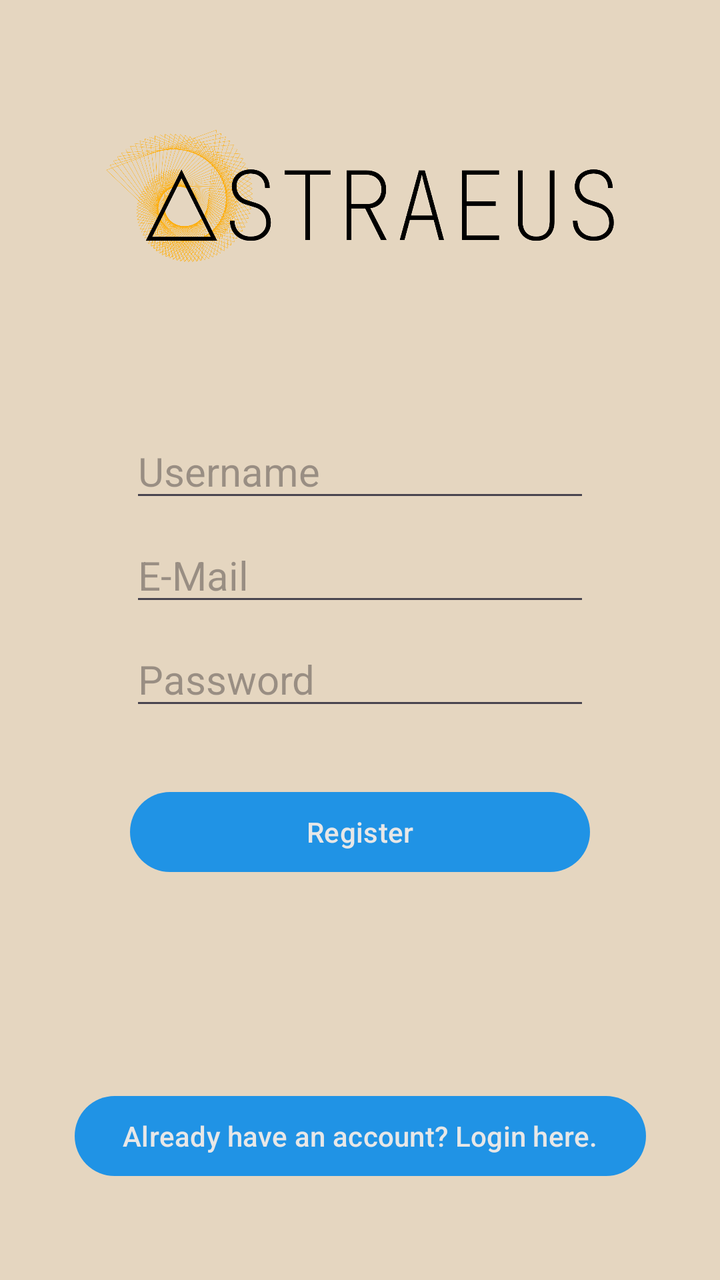
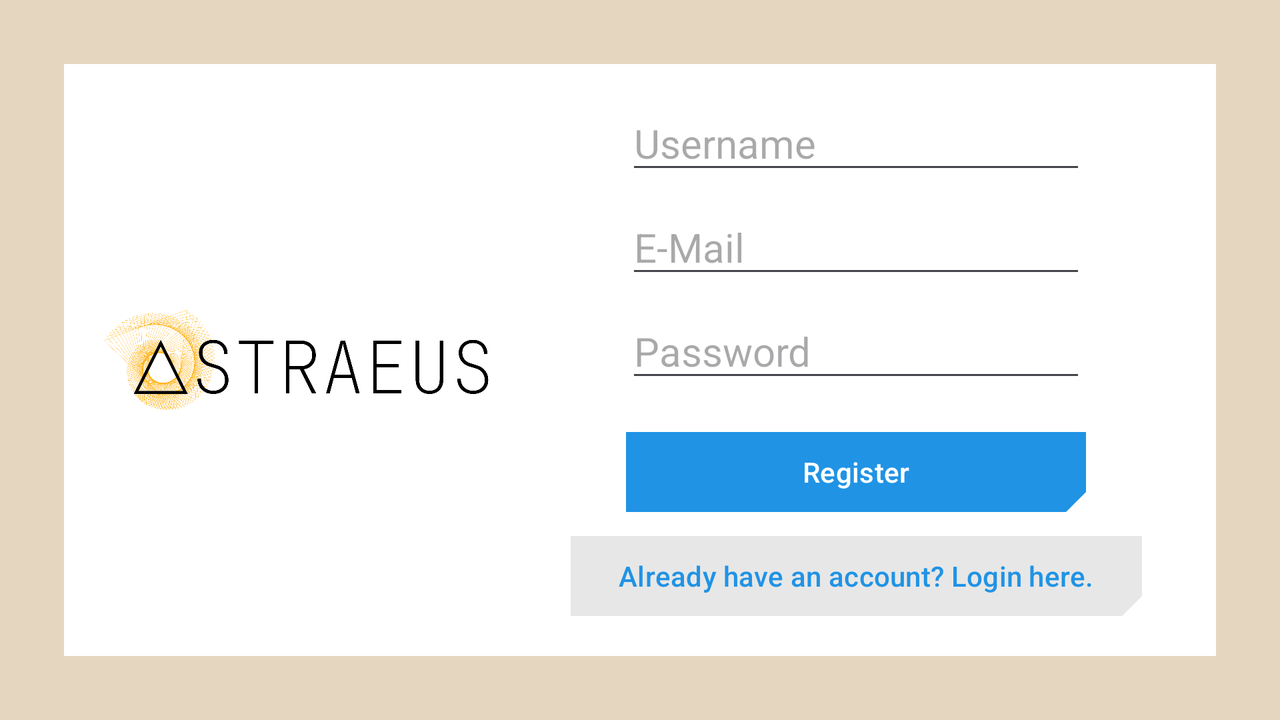

First picture: res/layout/ on a phone held upright. Second picture: the repository's own variant of that layout, on a device whose configuration matches the variant's folder. Source for both follows.
<!-- AndroidManifest.xml: application theme Base.Theme.Astraeus -->
<!-- res/layout/activity_register.xml -->
<?xml version="1.0" encoding="utf-8"?>
<androidx.constraintlayout.widget.ConstraintLayout xmlns:android="http://schemas.android.com/apk/res/android"
    xmlns:app="http://schemas.android.com/apk/res-auto"
    xmlns:tools="http://schemas.android.com/tools"
    android:id="@+id/main"
    android:layout_width="match_parent"
    android:layout_height="match_parent"
    tools:context=".LoginActivity">

    <androidx.constraintlayout.widget.ConstraintLayout
        android:layout_width="match_parent"
        android:layout_height="match_parent"
        android:layout_marginStart="32dp"
        android:layout_marginTop="32dp"
        android:layout_marginEnd="32dp"
        android:layout_marginBottom="32dp"
        app:layout_constraintBottom_toBottomOf="parent"
        app:layout_constraintEnd_toEndOf="parent"
        app:layout_constraintStart_toStartOf="parent"
        app:layout_constraintTop_toTopOf="parent">

        <ImageView
            android:id="@+id/imageView3"
            android:layout_width="0dp"
            android:layout_height="100dp"
            android:layout_marginStart="16dp"
            android:layout_marginTop="16dp"
            android:layout_marginEnd="16dp"
            android:scaleType="fitCenter"
            app:layout_constraintEnd_toEndOf="parent"
            app:layout_constraintStart_toStartOf="parent"
            app:layout_constraintTop_toTopOf="parent"
            app:srcCompat="@drawable/logotipo_claro" />

        <EditText
            android:id="@+id/txtRegisterUser"
            android:layout_width="230dp"
            android:layout_height="wrap_content"
            android:layout_marginTop="64dp"
            android:ems="10"
            android:hint="@string/user"
            android:inputType="textEmailAddress"
            android:textSize="20sp"
            app:layout_constraintEnd_toEndOf="parent"
            app:layout_constraintStart_toStartOf="parent"
            app:layout_constraintTop_toBottomOf="@+id/imageView3" />

        <EditText
            android:id="@+id/txtRegisterEmail"
            android:layout_width="230dp"
            android:layout_height="wrap_content"
            android:layout_marginTop="8dp"
            android:ems="10"
            android:hint="@string/email"
            android:inputType="textEmailAddress"
            android:textSize="20sp"
            app:layout_constraintEnd_toEndOf="parent"
            app:layout_constraintStart_toStartOf="parent"
            app:layout_constraintTop_toBottomOf="@id/txtRegisterUser" />

        <EditText
            android:id="@+id/txtResgisterPassword"
            android:layout_width="230dp"
            android:layout_height="wrap_content"
            android:layout_marginTop="8dp"
            android:ems="10"
            android:hint="@string/password"
            android:inputType="textPassword"
            android:textSize="20sp"
            app:layout_constraintEnd_toEndOf="parent"
            app:layout_constraintStart_toStartOf="parent"
            app:layout_constraintTop_toBottomOf="@+id/txtRegisterEmail" />

        <Button
            android:id="@+id/btnRegister"
            android:layout_width="230dp"
            android:layout_height="wrap_content"
            android:layout_marginTop="32dp"
            android:onClick="doRegister"
            android:text="@string/register"
            app:layout_constraintEnd_toEndOf="parent"
            app:layout_constraintStart_toStartOf="parent"
            app:layout_constraintTop_toBottomOf="@+id/txtResgisterPassword" />

        <Button
            android:id="@+id/btnToLogin"
            android:layout_width="wrap_content"
            android:layout_height="wrap_content"
            android:layout_marginBottom="16dp"
            android:onClick="goToLogin"
            android:text="@string/btn_have_account"
            app:layout_constraintBottom_toBottomOf="parent"
            app:layout_constraintEnd_toEndOf="parent"
            app:layout_constraintStart_toStartOf="parent" />
    </androidx.constraintlayout.widget.ConstraintLayout>
</androidx.constraintlayout.widget.ConstraintLayout>
<!-- resources referenced by this layout -->
<resources>
  <!-- drawable logotipo_claro: png bitmap (drawable, 232973 bytes) -->
  <string name="btn_have_account">Already have an account? Login here.</string>
  <string name="email" translatable="false">E-Mail</string>
  <string name="password" translatable="false">Password</string>
  <string name="register">Register</string>
  <string name="user">Username</string>
  <style name="Base.Theme.Astraeus" parent="Theme.Material3.DayNight.NoActionBar">
          
          <item name="android:colorBackground">@color/light_background</item>
  
          <item name="colorPrimary">@color/light_main_1</item>
          <item name="colorPrimaryVariant">@color/light_main_2</item>
          <item name="colorOnPrimary">@color/light_secondary</item>
  
          <item name="colorSecondary">@color/light_main_1</item>
          <item name="colorSecondaryVariant">@color/light_main_2</item>
          <item name="colorOnSecondary">@color/light_secondary</item>
  
          <item name="colorSurface">@color/light_primary</item>
          <item name="colorOnSurface">@color/light_main_1</item>
  
          <item name="colorError">@color/light_danger_accent</item>
          <item name="colorOnError">@color/light_danger</item>
      </style>
  <color name="light_background">#e5d6c0</color>
  <color name="light_main_1">#2093e5</color>
  <color name="light_main_2">#76a9e9</color>
  <color name="light_secondary">#e7e7e7</color>
  <color name="light_primary">#ffffff</color>
  <color name="light_danger_accent">#f3bcbc</color>
  <color name="light_danger">#d31313</color>
</resources>
<!-- res/layout-land/activity_register.xml (the repository's variant of the layout above) -->
<!-- drawn on the phone turned sideways -->
<?xml version="1.0" encoding="utf-8"?>
<androidx.constraintlayout.widget.ConstraintLayout xmlns:android="http://schemas.android.com/apk/res/android"
    xmlns:app="http://schemas.android.com/apk/res-auto"
    xmlns:tools="http://schemas.android.com/tools"
    android:id="@+id/main"
    android:layout_width="match_parent"
    android:layout_height="match_parent"
    tools:context=".LoginActivity">

    <androidx.constraintlayout.widget.ConstraintLayout
        android:layout_width="match_parent"
        android:layout_height="match_parent"
        android:layout_marginStart="32dp"
        android:layout_marginTop="32dp"
        android:layout_marginEnd="32dp"
        android:layout_marginBottom="32dp"
        android:background="@drawable/box"
        app:layout_constraintBottom_toBottomOf="parent"
        app:layout_constraintEnd_toEndOf="parent"
        app:layout_constraintStart_toStartOf="parent"
        app:layout_constraintTop_toTopOf="parent">

        <ImageView
            android:id="@+id/imageView3"
            android:layout_width="200dp"
            android:layout_height="0dp"
            android:layout_marginStart="16dp"
            android:layout_marginTop="16dp"
            android:layout_marginBottom="16dp"
            android:scaleType="fitCenter"
            app:layout_constraintBottom_toBottomOf="parent"
            app:layout_constraintStart_toStartOf="parent"
            app:layout_constraintTop_toTopOf="parent"
            app:srcCompat="@drawable/logotipo_claro" />

        <EditText
            android:id="@+id/txtRegisterUser"
            android:layout_width="230dp"
            android:layout_height="wrap_content"
            android:layout_marginTop="16dp"
            android:ems="10"
            android:hint="@string/user"
            android:inputType="textEmailAddress"
            android:textSize="20sp"
            app:layout_constraintEnd_toEndOf="parent"
            app:layout_constraintStart_toEndOf="@+id/imageView3"
            app:layout_constraintTop_toTopOf="parent" />

        <EditText
            android:id="@+id/txtRegisterEmail"
            android:layout_width="230dp"
            android:layout_height="wrap_content"
            android:layout_marginTop="8dp"
            android:ems="10"
            android:hint="@string/email"
            android:inputType="textEmailAddress"
            android:textSize="20sp"
            app:layout_constraintEnd_toEndOf="parent"
            app:layout_constraintStart_toEndOf="@+id/imageView3"
            app:layout_constraintTop_toBottomOf="@id/txtRegisterUser" />

        <EditText
            android:id="@+id/txtResgisterPassword"
            android:layout_width="230dp"
            android:layout_height="wrap_content"
            android:layout_marginTop="8dp"
            android:ems="10"
            android:hint="@string/password"
            android:inputType="textPassword"
            android:textSize="20sp"
            app:layout_constraintEnd_toEndOf="parent"
            app:layout_constraintStart_toEndOf="@+id/imageView3"
            app:layout_constraintTop_toBottomOf="@+id/txtRegisterEmail" />

        <Button
            android:id="@+id/btnRegister"
            style="@style/BtnInfo"
            android:layout_width="230dp"
            android:layout_height="wrap_content"
            android:layout_marginTop="16dp"
            android:onClick="doRegister"
            android:text="@string/register"
            app:layout_constraintEnd_toEndOf="parent"
            app:layout_constraintStart_toEndOf="@+id/imageView3"
            app:layout_constraintTop_toBottomOf="@+id/txtResgisterPassword" />

        <Button
            android:id="@+id/btnToLogin"
            style="@style/BtnNoBox"
            android:layout_width="wrap_content"
            android:layout_height="wrap_content"
            android:layout_marginBottom="16dp"
            android:onClick="goToLogin"
            android:text="@string/btn_have_account"
            app:layout_constraintBottom_toBottomOf="parent"
            app:layout_constraintEnd_toEndOf="parent"
            app:layout_constraintStart_toEndOf="@+id/imageView3" />
    </androidx.constraintlayout.widget.ConstraintLayout>
</androidx.constraintlayout.widget.ConstraintLayout>
<!-- resources referenced by the variant -->
<!-- as the phone turned sideways resolves them -->
<resources>
  <!-- drawable box (drawable) -->
  <?xml version="1.0" encoding="utf-8"?>
  <shape xmlns:android="http://schemas.android.com/apk/res/android">
      <solid android:color="?attr/colorSurface"></solid>
  </shape>
  <!-- drawable logotipo_claro: png bitmap (drawable, 232973 bytes) -->
  <string name="btn_have_account">Already have an account? Login here.</string>
  <string name="email" translatable="false">E-Mail</string>
  <string name="password" translatable="false">Password</string>
  <string name="register">Register</string>
  <string name="user">Username</string>
  <style name="BtnInfo">
          <item name="shapeAppearanceOverlay">@style/ShapeAppearance.CornerCut</item>
          <item name="backgroundTint">@color/light_main_1</item>
          <item name="android:textColor">@color/light_primary</item>
      </style>
  <style name="BtnNoBox">
          <item name="shapeAppearanceOverlay">@style/ShapeAppearance.CornerCut</item>
          <item name="backgroundTint">@color/light_secondary</item>
          <item name="android:textColor">@color/light_main_1</item>
      </style>
  <style name="Base.Theme.Astraeus" parent="Theme.Material3.DayNight.NoActionBar">
          
          <item name="android:colorBackground">@color/light_background</item>
  
          <item name="colorPrimary">@color/light_main_1</item>
          <item name="colorPrimaryVariant">@color/light_main_2</item>
          <item name="colorOnPrimary">@color/light_secondary</item>
  
          <item name="colorSecondary">@color/light_main_1</item>
          <item name="colorSecondaryVariant">@color/light_main_2</item>
          <item name="colorOnSecondary">@color/light_secondary</item>
  
          <item name="colorSurface">@color/light_primary</item>
          <item name="colorOnSurface">@color/light_main_1</item>
  
          <item name="colorError">@color/light_danger_accent</item>
          <item name="colorOnError">@color/light_danger</item>
      </style>
  <style name="ShapeAppearance.CornerCut" parent="ShapeAppearance.Material3.SmallComponent">
          <item name="cornerFamily">cut</item>
          <item name="cornerSize">0dp</item>
          <item name="cornerSizeBottomRight">10dp</item>
      </style>
  <color name="light_main_1">#2093e5</color>
  <color name="light_primary">#ffffff</color>
  <color name="light_secondary">#e7e7e7</color>
  <color name="light_background">#e5d6c0</color>
  <color name="light_main_2">#76a9e9</color>
  <color name="light_danger_accent">#f3bcbc</color>
  <color name="light_danger">#d31313</color>
</resources>
